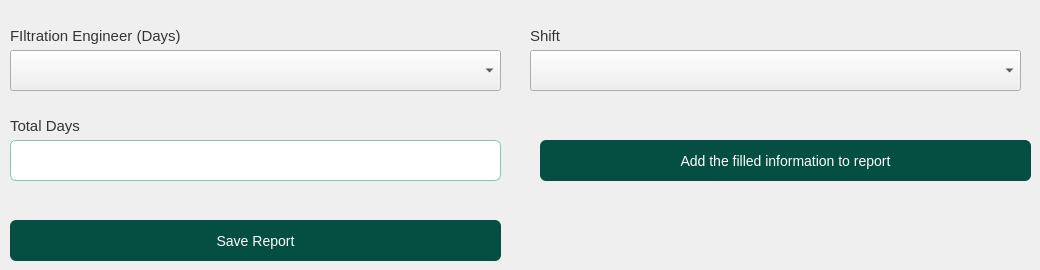
     <widget class="QWidget" name="tab_enginer_day">
      <attribute name="title">
       <string>Engineer (Days)</string>
      </attribute>
      <widget class="QLabel" name="lbl_numer_work_3">
       <property name="geometry">
        <rect>
         <x>10</x>
         <y>20</y>
         <width>171</width>
         <height>31</height>
        </rect>
       </property>
       <property name="font">
        <font>
         <pointsize>11</pointsize>
        </font>
       </property>
       <property name="styleSheet">
        <string notr="true">color: rgb(52, 52, 52);</string>
       </property>
       <property name="text">
        <string>FIltration Engineer (Days)</string>
       </property>
      </widget>
      <widget class="QLabel" name="lbl_total_days">
       <property name="geometry">
        <rect>
         <x>10</x>
         <y>110</y>
         <width>101</width>
         <height>31</height>
        </rect>
       </property>
       <property name="font">
        <font>
         <pointsize>11</pointsize>
        </font>
       </property>
       <property name="styleSheet">
        <string notr="true">color: rgb(52, 52, 52);</string>
       </property>
       <property name="text">
        <string>Total Days</string>
       </property>
      </widget>
      <widget class="QLineEdit" name="txt_total_days">
       <property name="geometry">
        <rect>
         <x>10</x>
         <y>140</y>
         <width>491</width>
         <height>41</height>
        </rect>
       </property>
       <property name="styleSheet">
        <string notr="true">QLineEdit{


background-color:#fff;
border: 1px solid #8ec0af;
border-radius: 6px
}</string>
       </property>
       <property name="placeholderText">
        <string/>
       </property>
      </widget>
      <widget class="QLabel" name="lbl_shift_enginer">
       <property name="geometry">
        <rect>
         <x>530</x>
         <y>20</y>
         <width>51</width>
         <height>31</height>
        </rect>
       </property>
       <property name="font">
        <font>
         <pointsize>11</pointsize>
        </font>
       </property>
       <property name="styleSheet">
        <string notr="true">color: rgb(52, 52, 52);</string>
       </property>
       <property name="text">
        <string>Shift</string>
       </property>
      </widget>
      <widget class="QComboBox" name="cbx_filtration_engineer">
       <property name="geometry">
        <rect>
         <x>10</x>
         <y>50</y>
         <width>491</width>
         <height>41</height>
        </rect>
       </property>
       <property name="styleSheet">
        <string notr="true"/>
       </property>
      </widget>
      <widget class="QPushButton" name="btn_save_report">
       <property name="geometry">
        <rect>
         <x>10</x>
         <y>220</y>
         <width>491</width>
         <height>41</height>
        </rect>
       </property>
       <property name="styleSheet">
        <string notr="true">

QPushButton#btn_save_report{

border:none;
background-color:#044e42;
color:white;
font-size:14px;
border-radius: 6px;
transition: background-color 0.5s ease;
padding:10px;
text-align:rigth;
}

QPushButton#btn_save_report:hover{
 background-color: #044e42;
border-radius: 6px;
transition: background-color 0.5s ease;
padding:10px;
}

QPushButton#btn_save_report:pressed {
 background-color: #044e42;
border-radius: 6px;
background-color: #033029;
padding:10px;
 }
</string>
       </property>
       <property name="text">
        <string>Save Report</string>
       </property>
       <property name="icon">
        <iconset>
         <normaloff>../../img/check-solid.svg</normaloff>../../img/check-solid.svg</iconset>
       </property>
      </widget>
      <widget class="QPushButton" name="btn_add_engineer_day">
       <property name="geometry">
        <rect>
         <x>540</x>
         <y>140</y>
         <width>491</width>
         <height>41</height>
        </rect>
       </property>
       <property name="styleSheet">
        <string notr="true">

QPushButton#btn_add_engineer_day{

border:none;
background-color:#044e42;
color:white;
font-size:14px;
border-radius: 6px;
transition: background-color 0.5s ease;
padding:10px;
text-align:rigth;
}

QPushButton#btn_add_engineer_day:hover{
 background-color: #044e42;
border-radius: 6px;
transition: background-color 0.5s ease;
padding:10px;
}

QPushButton#btn_add_engineer_day:pressed {
 background-color: #044e42;
border-radius: 6px;
background-color: #033029;
padding:10px;
 }
</string>
       </property>
       <property name="text">
        <string>Add the filled information to report</string>
       </property>
       <property name="icon">
        <iconset>
         <normaloff>../../img/check-solid.svg</normaloff>../../img/check-solid.svg</iconset>
       </property>
      </widget>
      <widget class="QComboBox" name="cbx_shift_engineer">
       <property name="geometry">
        <rect>
         <x>530</x>
         <y>50</y>
         <width>491</width>
         <height>41</height>
        </rect>
       </property>
       <property name="styleSheet">
        <string notr="true"/>
       </property>
      </widget>
     </widget>
